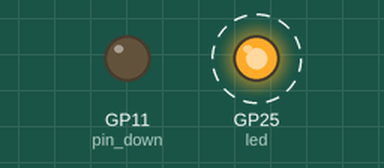
This program was run on a simulated Raspberry Pi Pico running MicroPython. Parts: output pins drawn as LEDs (lit = HIGH). Dashed ring = blinking. What the program prints to the serial console is not drawn. At 2.0 s the program stops and its outputs stay as they are.

Above: at 0.2 s.
Timing chart, 0 to 3.0 s (numbered marks = the images above):
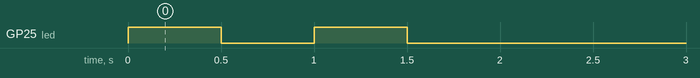

Measured:
- by itself, GP25 (led): alternates HIGH for 0.50 s and LOW for 0.50 s, 4 changes in all, then stays LOW

The program:

blink.py
```python
# blink.py

import machine
import time

pin_down = machine.Pin(11, machine.Pin.OUT,1)
led = machine.Pin("LED", machine.Pin.OUT) # "LED" is the on board LED

# blink ten times
for i in range(4):
    print('Blinking... %s' %str(i+1))
    led.toggle()
#     pin_down.on()
    time.sleep(0.5)
#     pin_down.off()
```
